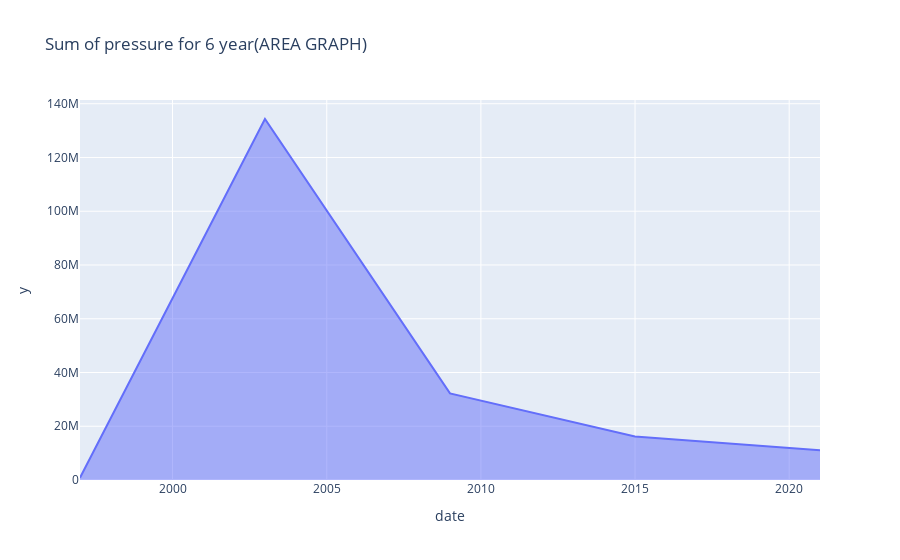

The notebook cell saved with this chart:
### Code cell
result7=df['Pressure'].resample('6YE').sum()
px.area(result7,result7.index,result7.values,title="Sum of pressure for 6 year(AREA GRAPH) ")

### Figure 1 — Plotly figure (JSON) as saved in the notebook; plotly's stock layout.template omitted (floating-point values rounded to 4 significant figures)
{"data": [{"fillpattern": {"shape": ""}, "hovertemplate": "date=%{x}<br>y=%{y}<extra></extra>", "legendgroup": "", "line": {"color": "#636efa"}, "marker": {"symbol": "circle"}, "mode": "lines", "name": "", "orientation": "v", "showlegend": false, "stackgroup": "1", "type": "scatter", "x": ["1996-12-31T00:00:00", "2002-12-31T00:00:00", "2008-12-31T00:00:00", "2014-12-31T00:00:00", "2020-12-31T00:00:00"], "xaxis": "x", "y": [835113, 134300000.0, 32240000.0, 16224428, 11074966], "yaxis": "y"}], "layout": {"legend": {"tracegroupgap": 0}, "title": {"text": "Sum of pressure for 6 year(AREA GRAPH) "}, "xaxis": {"anchor": "y", "domain": [0, 1], "title": {"text": "date"}}, "yaxis": {"anchor": "x", "domain": [0, 1], "title": {"text": "y"}}}}
